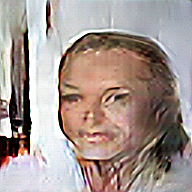
#> input picture DCGAN/upscale-models/face-terrors/Alexander.png, 192 x 192 px; its folder holds 4 pictures in this run
$ python gen_thumbs.py
#> lines starting #> are read from the running program, lines starting #| are printed output that depends on the picture
import cv2
import numpy as np
from tqdm import tqdm
import os

# im_dir = '../output/128-r/'
im_dir = 'face-terrors/'
out_dir = 'thumb/'

if not os.path.exists(im_dir):
    os.makedirs(im_dir)
if not os.path.exists(out_dir):
    os.makedirs(out_dir)

for filename in tqdm(os.listdir(im_dir)):
  if not filename.endswith(".png"):
    continue

  # Read image
  image = cv2.imread(f'{im_dir}/{filename}')
#> image is the input picture: shape (192, 192, 3); mean B, G, R 144.8, 150.3, 165.3

  # resize
  result = cv2.resize(image, (64,64), interpolation=cv2.INTER_NEAREST)
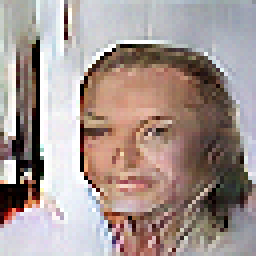
#> result: shape (64, 64, 3) (shown 4 times larger); mean B, G, R 145.5, 149.9, 165.2

  fname = f'{out_dir}/{filename}'

  # Save the image
  cv2.imwrite(fname, result)
#> pass 2 of the loop `for filename in tqdm(os.listdir(im_dir)):`:
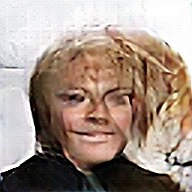
#> input picture DCGAN/upscale-models/face-terrors/Alicia.png, 192 x 192 px
#> image is the input picture: shape (192, 192, 3); mean B, G, R 134.7, 147.2, 164.9
#> `result = cv2.resize(image, (64,64), interpolation=cv2.INTER_NEAREST)`:
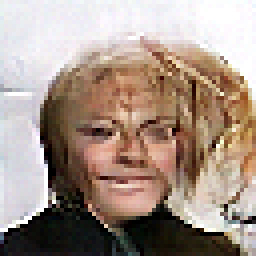
#> result: shape (64, 64, 3) (shown 4 times larger); mean B, G, R 136.3, 147.7, 166
#> pass 3 of the loop `for filename in tqdm(os.listdir(im_dir)):`:
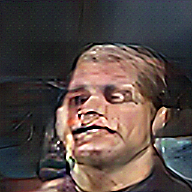
#> input picture DCGAN/upscale-models/face-terrors/Alma.png, 192 x 192 px
#> image is the input picture: shape (192, 192, 3); mean B, G, R 70, 73.9, 86.8
#> `result = cv2.resize(image, (64,64), interpolation=cv2.INTER_NEAREST)`:
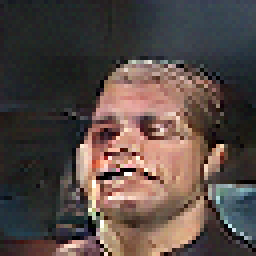
#> result: shape (64, 64, 3) (shown 4 times larger); mean B, G, R 69.4, 73.8, 86.5
#> the loop made 4 passes; the first 3 are shown
